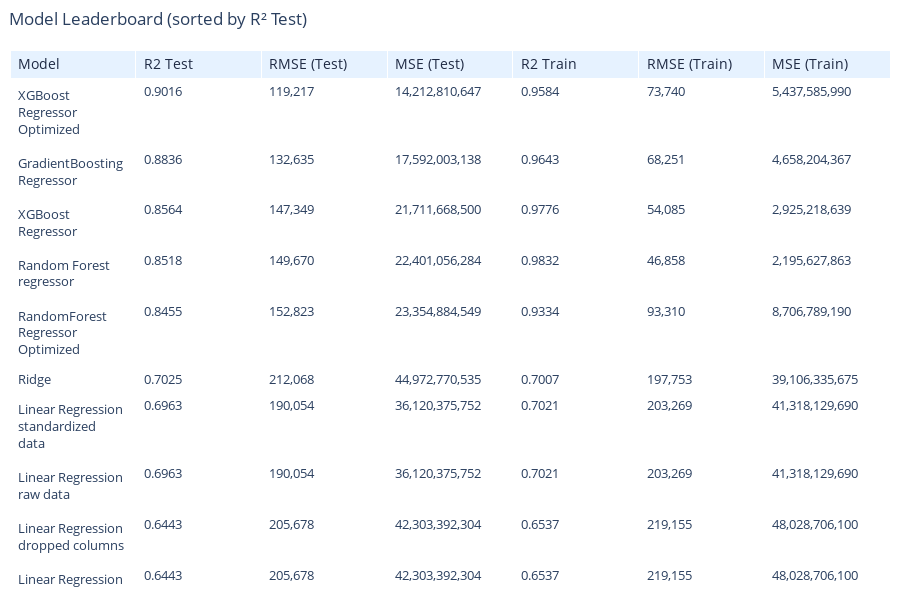

This figure's notebook cell:
### Code cell
import plotly.graph_objects as go

def plot_results_table(results, sort_col="R2 Test"):
    """
    Build an interactive Plotly table from your results list of dicts.
    Sorts by `sort_col` (desc) and formats numbers nicely.
    """
    # 1) Build DataFrame
    df = pd.DataFrame(results).copy()

    # If "Model" holds objects, convert to readable names
    if "Model" in df.columns:
        df["Model"] = df["Model"].apply(
            lambda m: m if isinstance(m, str) else getattr(m, "__class__", type("x",(object,),{})).__name__
        )

    # 2) Ensure numeric columns are numeric
    for c in ["R2 Train","R2 Test","RMSE (Train)","RMSE (Test)","MSE (Train)","MSE (Test)"]:
        if c in df.columns:
            df[c] = pd.to_numeric(df[c], errors="coerce")

    # 3) Sort by R² Test (desc)
    if sort_col in df.columns:
        df = df.sort_values(by=sort_col, ascending=False)

    # 4) Create pretty display columns (keep raw numeric for optional reuse)
    df_disp = df.copy()
    if "R2 Train" in df_disp: df_disp["R2 Train"] = df_disp["R2 Train"].map(lambda x: f"{x:.4f}" if pd.notna(x) else x)
    if "R2 Test"  in df_disp: df_disp["R2 Test"]  = df_disp["R2 Test"].map(lambda x: f"{x:.4f}" if pd.notna(x) else x)
    for col in ["RMSE (Train)", "RMSE (Test)", "MSE (Train)", "MSE (Test)"]:
        if col in df_disp:
            df_disp[col] = df_disp[col].map(lambda x: f"{x:,.0f}" if pd.notna(x) else x)

    # 5) Choose columns & order (adjust if you track more)
    cols = [c for c in ["Model", "R2 Test", "RMSE (Test)", "MSE (Test)", "R2 Train", "RMSE (Train)", "MSE (Train)"] if c in df_disp.columns]

    # 6) Build Plotly table
    fig = go.Figure(
        data=[go.Table(
            header=dict(
                values=cols,
                fill_color="#e6f2ff",
                align="left",
                font=dict(size=14, color="#1f2a44"),
                height=28
            ),
            cells=dict(
                values=[df_disp[c].tolist() for c in cols],
                fill_color=[["#ffffff"] * len(df_disp)],
                align="left",
                font=dict(size=13),
                height=26
            )
        )]
    )

    fig.update_layout(
        title=dict(text="Model Leaderboard (sorted by R² Test)", x=0.01, xanchor="left"),
        margin=dict(l=10, r=10, t=50, b=10),
        height=400 + 20 * len(df_disp)  # grow height with rows
    )

    fig.show()
    return df  # return the sorted DataFrame too if you want to reuse it

# ---- Use it after you’ve appended all model results into `results` ----
_ = plot_results_table(results)

### Figure 1 — Plotly figure (JSON) as saved in the notebook; plotly's stock layout.template omitted (floating-point values rounded to 4 significant figures)
{"data": [{"cells": {"align": "left", "fill": {"color": [["#ffffff", "#ffffff", "#ffffff", "#ffffff", "#ffffff", "#ffffff", "#ffffff", "#ffffff", "#ffffff", "#ffffff"]]}, "font": {"size": 13}, "height": 26, "values": [["XGBoost Regressor Optimized", "GradientBoosting Regressor", "XGBoost Regressor", "Random Forest regressor", "RandomForest Regressor Optimized", "Ridge", "Linear Regression standardized data", "Linear Regression raw data", "Linear Regression dropped columns", "Linear Regression feature engineering"], ["0.9016", "0.8836", "0.8564", "0.8518", "0.8455", "0.7025", "0.6963", "0.6963", "0.6443", "0.6443"], ["119,217", "132,635", "147,349", "149,670", "152,823", "212,068", "190,054", "190,054", "205,678", "205,678"], ["14,212,810,647", "17,592,003,138", "21,711,668,500", "22,401,056,284", "23,354,884,549", "44,972,770,535", "36,120,375,752", "36,120,375,752", "42,303,392,304", "42,303,392,304"], ["0.9584", "0.9643", "0.9776", "0.9832", "0.9334", "0.7007", "0.7021", "0.7021", "0.6537", "0.6537"], ["73,740", "68,251", "54,085", "46,858", "93,310", "197,753", "203,269", "203,269", "219,155", "219,155"], ["5,437,585,990", "4,658,204,367", "2,925,218,639", "2,195,627,863", "8,706,789,190", "39,106,335,675", "41,318,129,690", "41,318,129,690", "48,028,706,100", "48,028,706,100"]]}, "header": {"align": "left", "fill": {"color": "#e6f2ff"}, "font": {"color": "#1f2a44", "size": 14}, "height": 28, "values": ["Model", "R2 Test", "RMSE (Test)", "MSE (Test)", "R2 Train", "RMSE (Train)", "MSE (Train)"]}, "type": "table"}], "layout": {"height": 600, "margin": {"b": 10, "l": 10, "r": 10, "t": 50}, "title": {"text": "Model Leaderboard (sorted by R² Test)", "x": 0.01, "xanchor": "left"}}}
